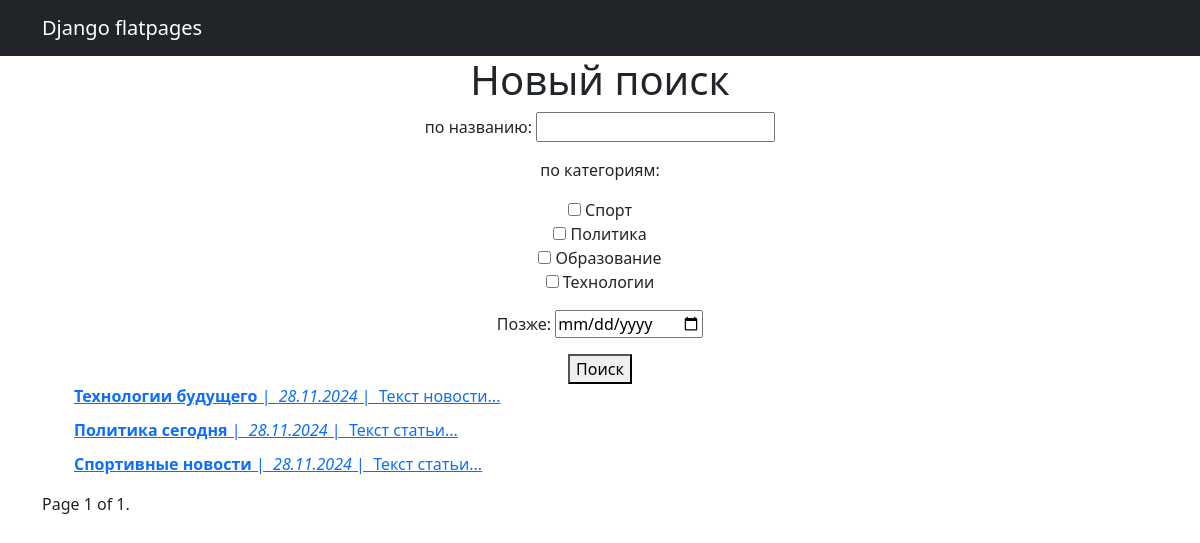
Page /news/search/ on the earlier database version.
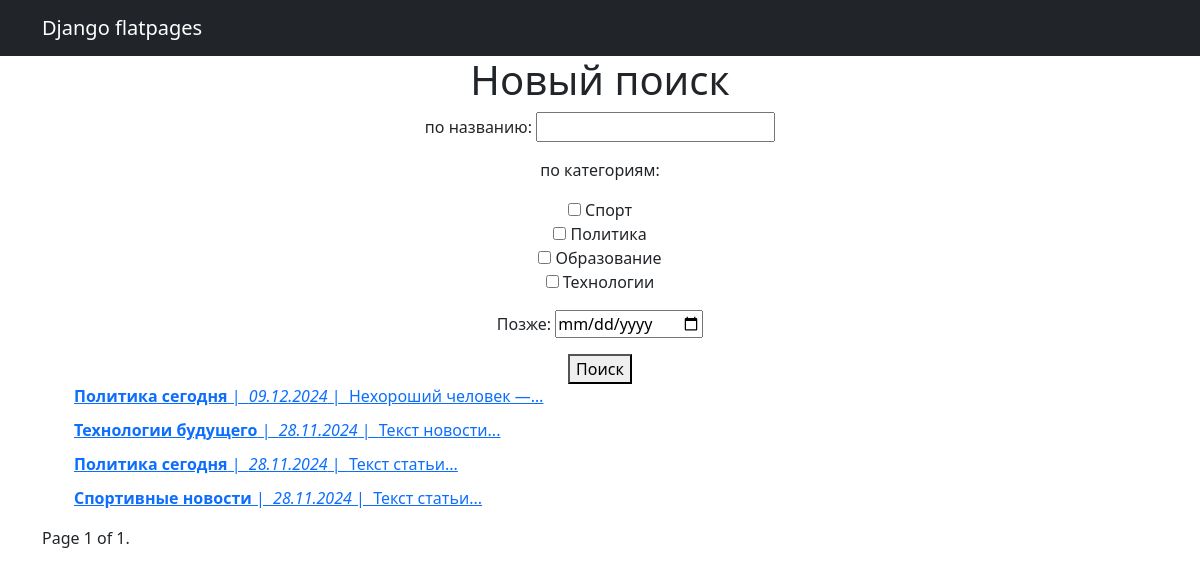
Same page on the later database version.
### newsapp/models.py (models this page shows, shortened)
class Post(models.Model):
    ARTICLE = 'статья'
    NEWS = 'новость'
    POST_TYPES = [
        (ARTICLE, 'Статья'),
        (NEWS, 'Новость'),
    ]
    author = models.ForeignKey(Author, on_delete=models.CASCADE)
    post_type = models.CharField(max_length=20, choices=POST_TYPES)
    created_at = models.DateTimeField(auto_now_add=True)
    categories = models.ManyToManyField(Category, through='PostCategory')
    title = models.CharField(max_length=255)
    text = models.TextField()
    rating = models.IntegerField(default=0)

### newsapp/views.py (the view)
# urls.py: path('search/', views.news_search, name='news_search'),
def news_search(request):
    post_filter = News_filters(request.GET, queryset=Post.objects.all().order_by('-created_at'))
    paginator = Paginator(post_filter.qs, 10)
    page_number = request.GET.get('page')
    page_obj = paginator.get_page(page_number)
    return render(request, 'news_search.html', {'page_obj': page_obj, 'filter': post_filter})

### newsapp/models.py (called while the page is built)
    def __str__(self):
        return self.name

### newsapp/templatetags/censor.py (called while the page is built)
@register.filter
def censor(value):
    bad_words = ['редиска', 'фуфло']
    for word in bad_words:
        value = value.replace(word, '*' * len(word))
    return value

### templates/news_search.html (shortened to what this page needs)
{% extends 'flatpages/default.html' %}
{% load censor %}
{% block content %}
    <h1>Новый поиск</h1>
    <form method="get">
        {{ filter.form.as_p }}
        <button type="submit">Поиск</button>
    </form>
    <ul>
        {% for post in page_obj %}
            <div style="display: flex; align-items: center; margin-bottom: 10px;">
                <a href="{% url 'news_detail' post.id %}">
                    <strong>{{ post.title|censor }}</strong>&nbsp;|&nbsp;
                    <em>{{ post.created_at|date:"d.m.Y" }}</em>&nbsp;|&nbsp;
                    <span>{{ post.text|censor|truncatechars:20 }}</span>
                </a>
            </div>
        {% endfor %}
    </ul>
    <div class="pagination">
        <span class="step-links">
            <span class="current">
                Page {{ page_obj.number }} of {{ page_obj.paginator.num_pages }}.
            </span>
        </span>
    </div>
{% endblock %}

Differences in the rows shown:
added Post: title|censor "Политика сегодня", created_at "09.12.2024", text|censor "Нехороший человек —…"
